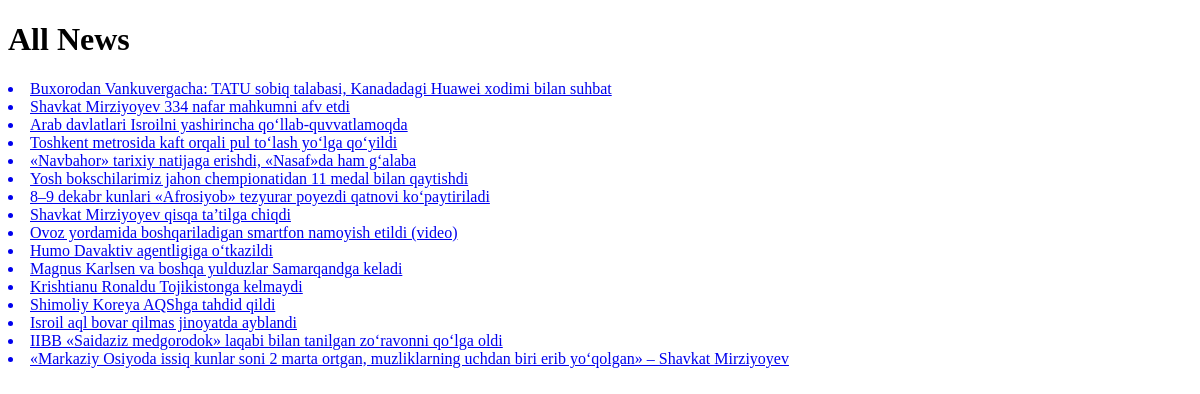
The app's page /uz/all/, older data.
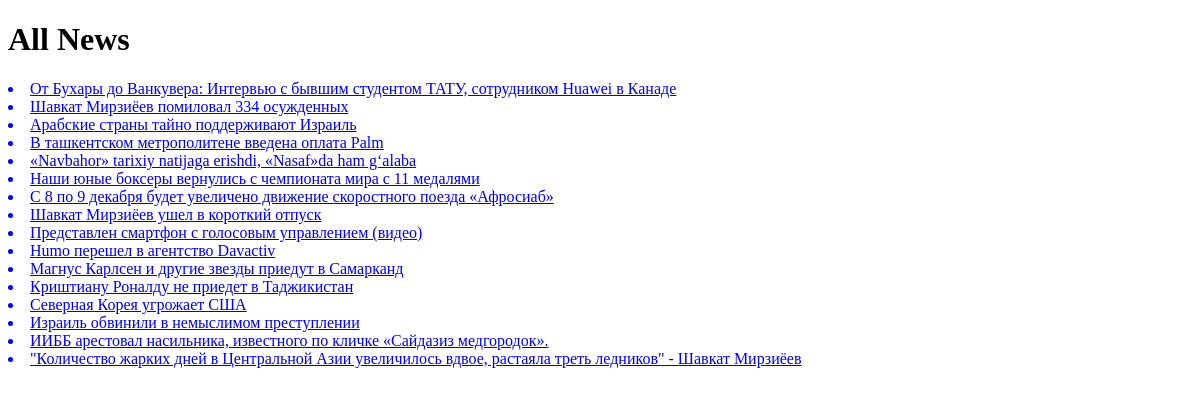
The same page, newer data.
### news_app/models.py (models this page shows, shortened)
class News(models.Model):
  class Status(models.TextChoices):
    Draft='DF','Draf'
    Published='PB',"Published"
  title=models.CharField(max_length=250)
  slug=models.SlugField(max_length=250)
  body=models.TextField()
  image=models.ImageField(upload_to='media/news/images')
  category=models.ForeignKey(Category,on_delete=models.CASCADE)
  publish_time=models.DateTimeField(default=timezone.now)
  created_time=models.DateTimeField(auto_now_add=True)
  update_Time=models.DateTimeField(auto_now=True)
  status=models.CharField(max_length=2, choices=Status.choices,default=Status.Draft)
  objects=models.Manager()
  published=PublishedManager()
  class Meta:
    ordering=["-publish_time"]

### news_app/views.py (the view)
# urls.py: path('all/', news_list, name='news_list'),
def news_list(request):
  news_list=News.objects.filter(status=News.Status.Published)
  context={
    'news_list':news_list
  }
  return render(request,'news/news_list.html',context=context)

### news_app/context_processor.py (called while the page is built)
def latest_news(request):
  latest_news = News.published.all().order_by("-publish_time")[:5]
  cotegories = Category.objects.all()
  context = {
    'latest_news':latest_news,
    'cotegories':cotegories
  }
  return context

### news_app/templates/news/news_list.html (shortened to what this page needs)
<!DOCTYPE html>
<html lang="en">
<head>
</head>
<body>
  <h1>All News </h1>
  {% for x in news_list %}
  <a href="{% url 'news_detail' x.pk %}">
    <li>{{ x.title }}</li>
  </a>
  {% endfor %}
</body>
</html>

Row changes from the older to the newer data that the page shows:
changed News: title "Buxorodan Vankuvergacha: TATU sobiq talabasi, Kanadadagi Huawei xodimi bilan suhbat" → "От Бухары до Ванкувера: Интервью с бывшим студентом ТАТУ, сотрудником Huawei в Канаде"
changed News: title "Shavkat Mirziyoyev 334 nafar mahkumni afv etdi" → "Шавкат Мирзиёев помиловал 334 осужденных"
changed News: title "Arab davlatlari Isroilni yashirincha qo‘llab-quvvatlamoqda" → "Арабские страны тайно поддерживают Израиль"
changed News: title "Toshkent metrosida kaft orqali pul to‘lash yo‘lga qo‘yildi" → "В ташкентском метрополитене введена оплата Palm"
changed News: title "Yosh bokschilarimiz jahon chempionatidan 11 medal bilan qaytishdi" → "Наши юные боксеры вернулись с чемпионата мира с 11 медалями"
changed News: title "8–9 dekabr kunlari «Afrosiyob» tezyurar poyezdi qatnovi ko‘paytiriladi" → "С 8 по 9 декабря будет увеличено движение скоростного поезда «Афросиаб»"
changed News: title "Shavkat Mirziyoyev qisqa ta’tilga chiqdi" → "Шавкат Мирзиёев ушел в короткий отпуск"
changed News: title "Ovoz yordamida boshqariladigan smartfon namoyish etildi (video)" → "Представлен смартфон с голосовым управлением (видео)"
changed News: title "Humo Davaktiv agentligiga o‘tkazildi" → "Humo перешел в агентство Davactiv"
changed News: title "Magnus Karlsen va boshqa yulduzlar Samarqandga keladi" → "Магнус Карлсен и другие звезды приедут в Самарканд"
changed News: title "Krishtianu Ronaldu Tojikistonga kelmaydi" → "Криштиану Роналду не приедет в Таджикистан"
changed News: title "Shimoliy Koreya AQShga tahdid qildi" → "Северная Корея угрожает США"
changed News: title "Isroil aql bovar qilmas jinoyatda ayblandi" → "Израиль обвинили в немыслимом преступлении"
changed News: title "IIBB «Saidaziz medgorodok» laqabi bilan tanilgan zo‘ravonni qo‘lga oldi" → "ИИББ арестовал насильника, известного по кличке «Сайдазиз медгородок»."
changed News: title "«Markaziy Osiyoda issiq kunlar soni 2 marta ortgan, muzliklarning uchdan biri erib yo‘qolgan» – Shavkat Mirziyoyev" → "\"Количество жарких дней в Центральной Азии увеличилось вдвое, растаяла треть ледников\" - Шавкат Мирзиёев"
